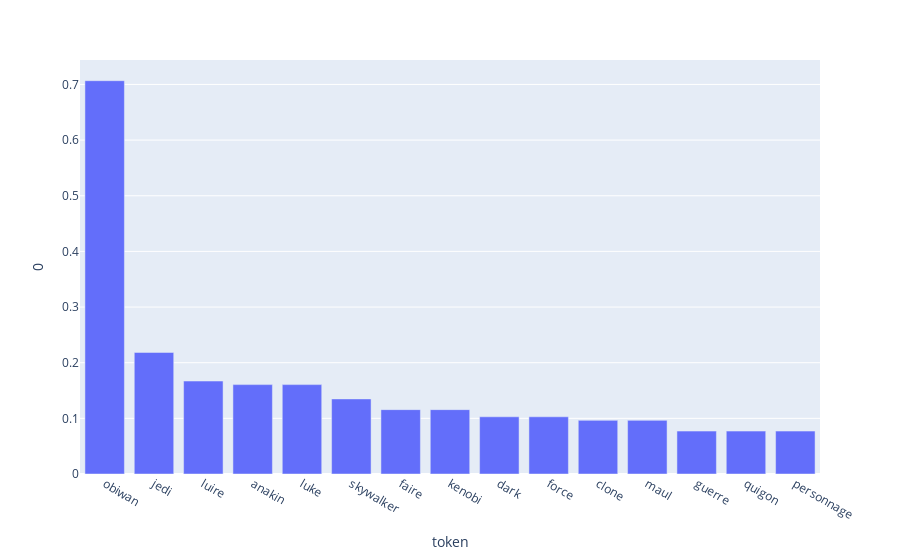

Here is the notebook cell this chart was saved with:
### Code cell
# Create bar chart
fig = px.bar(tfidf_df.sort_values(by=0, ascending=False)[:15], x="token", y=0)

# Render chart
fig.show()

### Figure 1 — Plotly figure (JSON) as saved in the notebook; plotly's stock layout.template omitted (floating-point values rounded to 4 significant figures)
{"data": [{"alignmentgroup": "True", "hovertemplate": "token=%{x}<br>0=%{y}<extra></extra>", "legendgroup": "", "marker": {"color": "#636efa", "pattern": {"shape": ""}}, "name": "", "offsetgroup": "", "orientation": "v", "showlegend": false, "textposition": "auto", "type": "bar", "x": ["obiwan", "jedi", "luire", "anakin", "luke", "skywalker", "faire", "kenobi", "dark", "force", "clone", "maul", "guerre", "quigon", "personnage"], "xaxis": "x", "y": [0.7067, 0.2184, 0.167, 0.1606, 0.1606, 0.1349, 0.1156, 0.1156, 0.1028, 0.1028, 0.09637, 0.09637, 0.0771, 0.0771, 0.0771], "yaxis": "y"}], "layout": {"barmode": "relative", "legend": {"tracegroupgap": 0}, "margin": {"t": 60}, "xaxis": {"anchor": "y", "domain": [0, 1], "title": {"text": "token"}}, "yaxis": {"anchor": "x", "domain": [0, 1], "title": {"text": "0"}}}}
